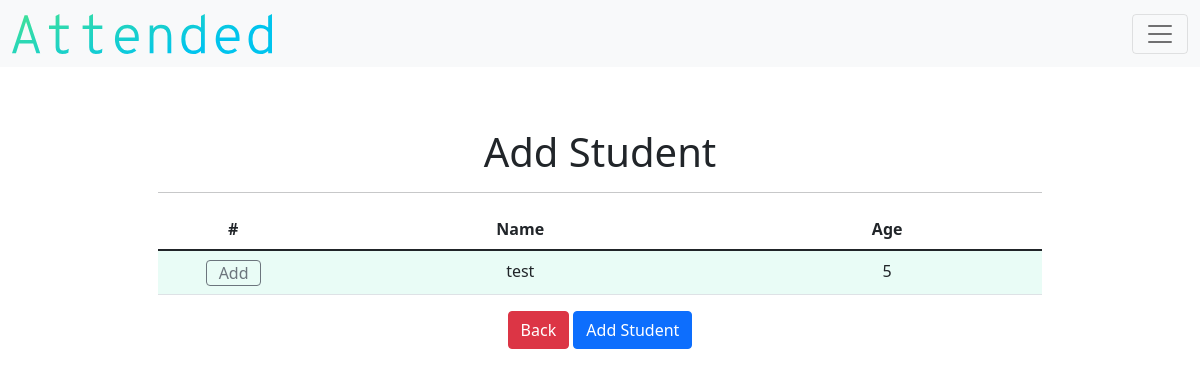
Page /add_student_class/1 (signed in) on the earlier database version.
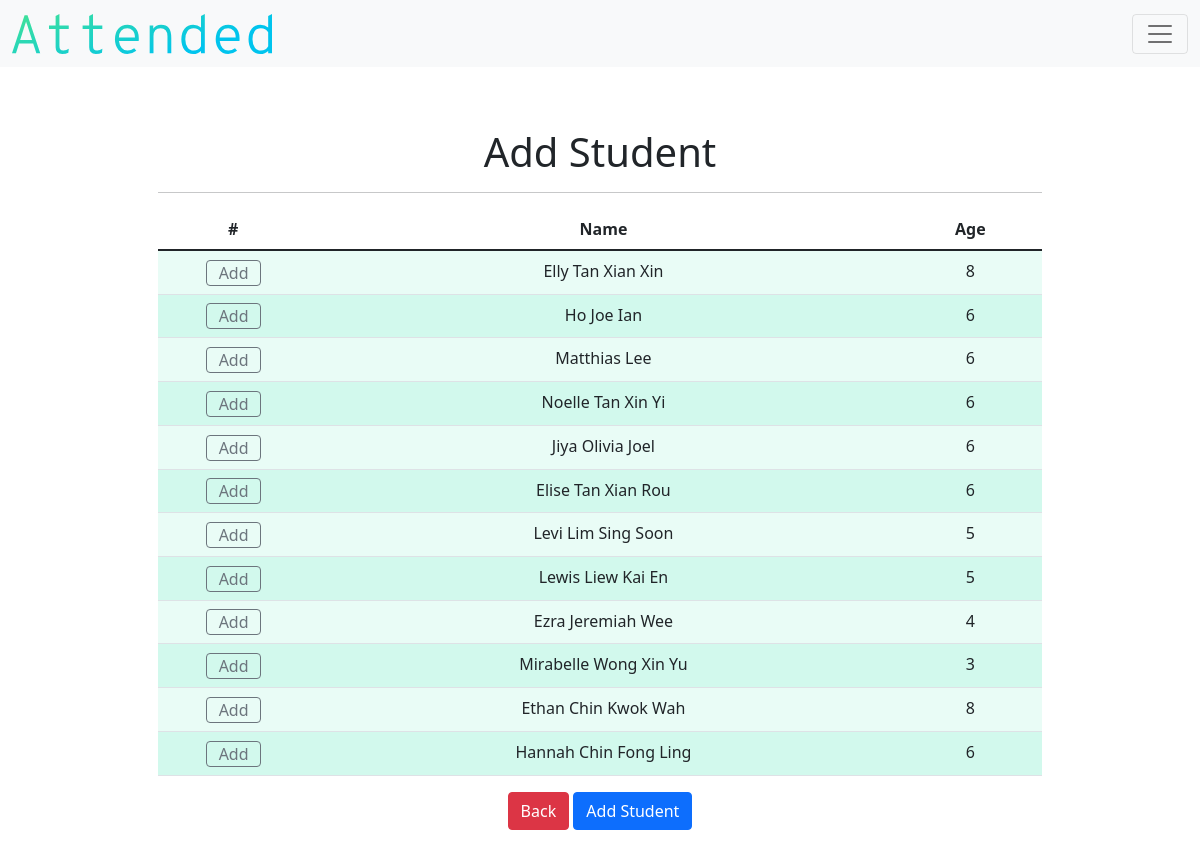
Same page on the later database version.
### models.py (models this page shows)
class Student(db.Model):
    __tablename__ = "student"
    id = db.Column(db.Integer, primary_key=True)
    teacher_id = db.Column(db.Integer, db.ForeignKey("teacher.id"))
    class_id = db.Column(db.Integer, nullable=True, default=0)
    name = db.Column(db.String(), nullable=False)
    birth = db.Column(db.String(),nullable=False)
    age = db.Column(db.Integer(), nullable=False)
    gender = db.Column(db.String(), nullable=False)
    parent = db.Column(db.String(), nullable=True)
    parent2 = db.Column(db.String(), nullable=True)
    number = db.Column(db.Integer, nullable=True)
    number2 = db.Column(db.Integer, nullable=True)
    email = db.Column(db.String(), nullable=True)
    email2 = db.Column(db.String(), nullable=True)
    address = db.Column(db.String(), nullable=False)
    city = db.Column(db.String(), nullable=False)
    state = db.Column(db.String(), nullable=False)
    postcode = db.Column(db.Integer, nullable=False)
    attend_count = db.Column(db.Integer, nullable=True, default=0)
    student_attends = db.relationship("Attendance", backref="student_attend")

### application.py (the view)
@app.route("/add_student_class/<string:id>")
def add_student_class(id):
    teacher = current_user.get_id()
    teacher_object = db.session.query(Teacher).filter_by(id=teacher).first()
    if not current_user.is_authenticated:
        return redirect("/login")
    else:
            TABLE_HEADERS=["#","Name", "Age"]
            teacher = current_user.get_id()
            null_students = Student.query.filter_by(teacher_id=teacher, class_id = 0)
            return render_template("add-student-class.html", students=null_students, headers=TABLE_HEADERS,ident=id, teacher=teacher_object)

### application.py (called while the page is built)
@login.user_loader
def load_user(id):
    return Teacher.query.get(id)

### templates/add-student-class.html (shortened to what this page needs)
{% extends "layout.html" %}
{% block main %}
    <h1>Add Student</h1>
    <hr>
    <form action="/added_student_class/{{ident}}" method="post">
        <div class="table-responsive">
          <table class="table table-hover">
                <thead>
                        <tr>
                                {% for header in headers %}
                                    {% if header == "#" %}
                                      <th id="header" style="width:17%">{{header}}</th>
                                    {% else %}
                                      <th id="header"> {{ header }} </th>
                                    {% endif %}
                                {% endfor %}
                        </tr>
                </thead>
                <tbody>
                    {% for student in students %}
                        <tr>
                             <td>
                                 <label class="btn btn-outline-secondary" for="{{student.id}}">Add</label><br>
                             </td>
                             <td>{{student.name}}</td>
                             <td>{{student.age}}</td>
                        </tr>
                        {% endfor %}
                </tbody>
          </table>
        </div>
        <div class="col-12" id="detail-col12">
                <a class="btn btn-danger" href="/detail_class/{{ident}}" >Back</a>
                <button class="btn btn-primary" type="submit">Add Student</button>
        </div>
    </form>
{% endblock %}

Differences in the rows shown:
now on this page (row edited): Student: name "Elly Tan Xian Xin", age "8"
changed Student: name "test" → "Ho Joe Ian"; age "5" → "6"
added Student: name "Matthias Lee", age "6"
added Student: name "Noelle Tan Xin Yi", age "6"
added Student: name "Jiya Olivia Joel", age "6"
added Student: name "Elise Tan Xian Rou", age "6"
added Student: name "Levi Lim Sing Soon", age "5"
added Student: name "Lewis Liew Kai En", age "5"
added Student: name "Ezra Jeremiah Wee", age "4"
added Student: name "Mirabelle Wong Xin Yu", age "3"
added Student: name "Ethan Chin Kwok Wah", age "8"
added Student: name "Hannah Chin Fong Ling", age "6"
